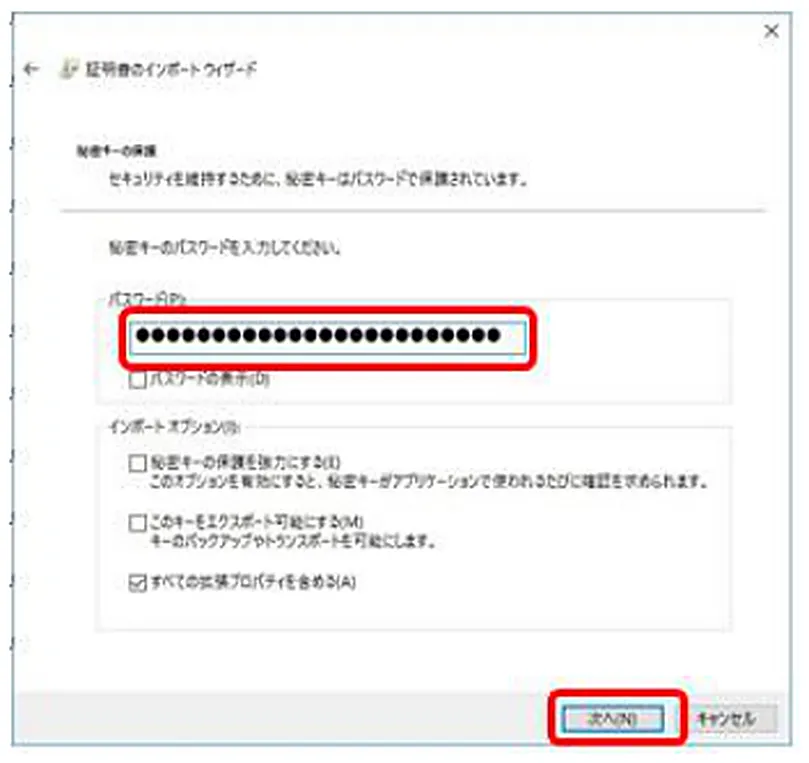
#> input picture site/img/p014_2.webp, 809 x 763 px
$ python logo_alpha.py ../site/img/p014_2.webp out.png
#> lines starting #> are read from the running program, lines starting #| are printed output that depends on the picture
"""ロゴの白い背景を透明にする(濃い色の上に置くため)"""
from PIL import Image
import sys
im = Image.open(sys.argv[1]).convert('RGBA')
px = im.load()
for y in range(im.height):
    for x in range(im.width):
        r, g, b, a = px[x, y]
        m = min(r, g, b)
        if m > 235:
            px[x, y] = (r, g, b, 0)
        elif m > 200:
            px[x, y] = (r, g, b, int(255 * (235 - m) / 35))
bbox = im.getbbox()
#> bbox = (8, 11, 794, 754)
im.crop(bbox).save(sys.argv[2])
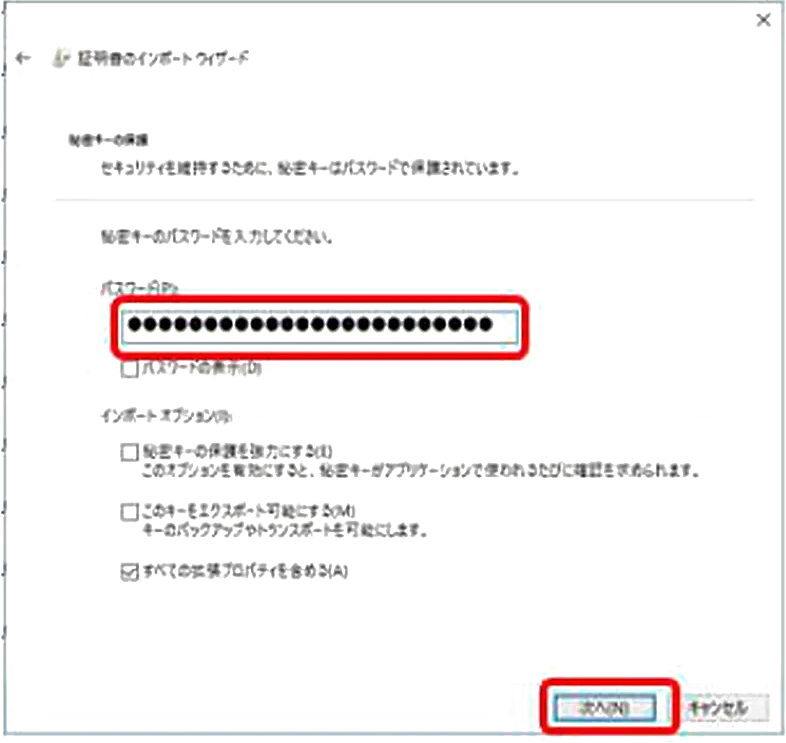
#> saved as out.png: PIL image 786x743 RGBA; mean R, G, B, A 243.9, 241, 240.9, 29; transparent parts drawn white
print(im.crop(bbox).size)
#| (786, 743)

$ run again, on site/img/p040_3.webp
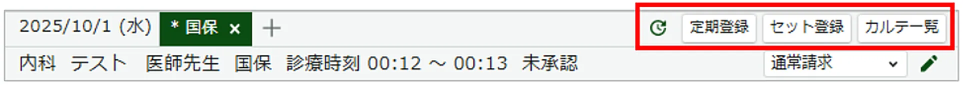
#> input picture site/img/p040_3.webp, 1925 x 170 px (shown at 1/2 size)
#> bbox = (7, 4, 1919, 164)
#> `im.crop(bbox).save(sys.argv[2])`:
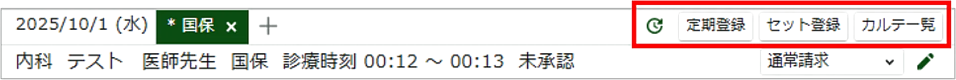
#> saved as out.png: PIL image 1912x160 RGBA (shown at 1/2 size); mean R, G, B, A 222.3, 216.4, 213.6, 66; transparent parts drawn white
#| (1912, 160)

$ run again, on site/img/p042_1.webp
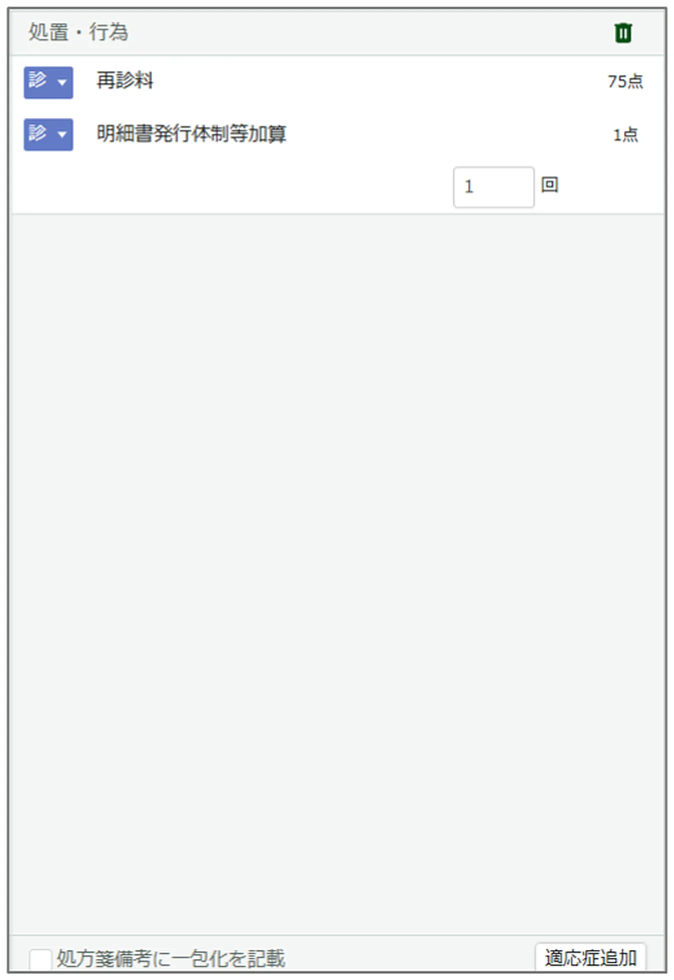
#> input picture site/img/p042_1.webp, 1347 x 1960 px (shown at 1/2 size)
#> bbox = (13, 12, 1336, 1948)
#> `im.crop(bbox).save(sys.argv[2])`:
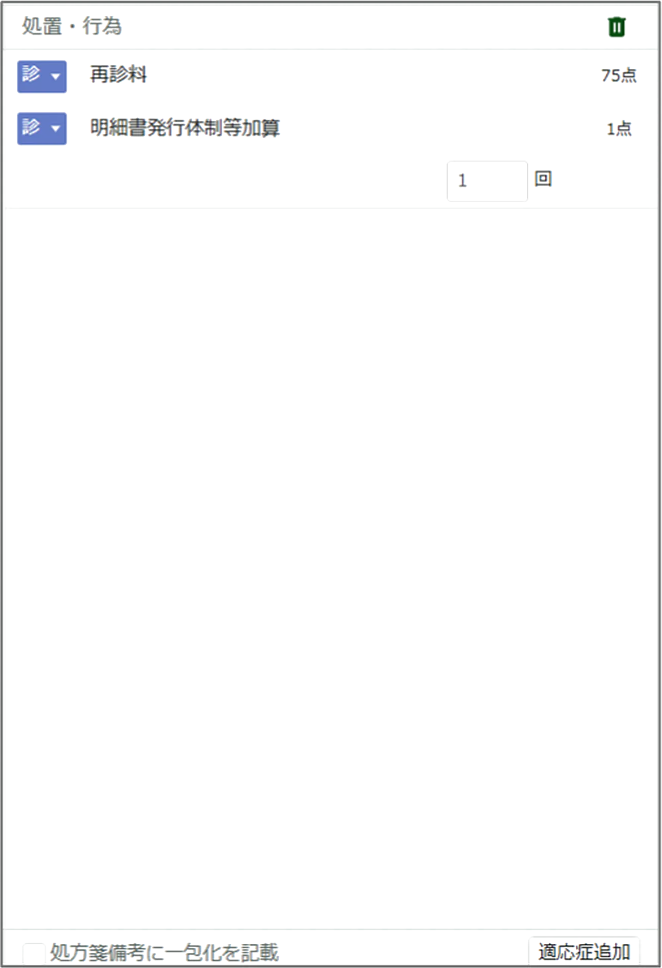
#> saved as out.png: PIL image 1323x1936 RGBA (shown at 1/2 size); mean R, G, B, A 241.7, 243.6, 243.8, 10.1; transparent parts drawn white
#| (1323, 1936)
